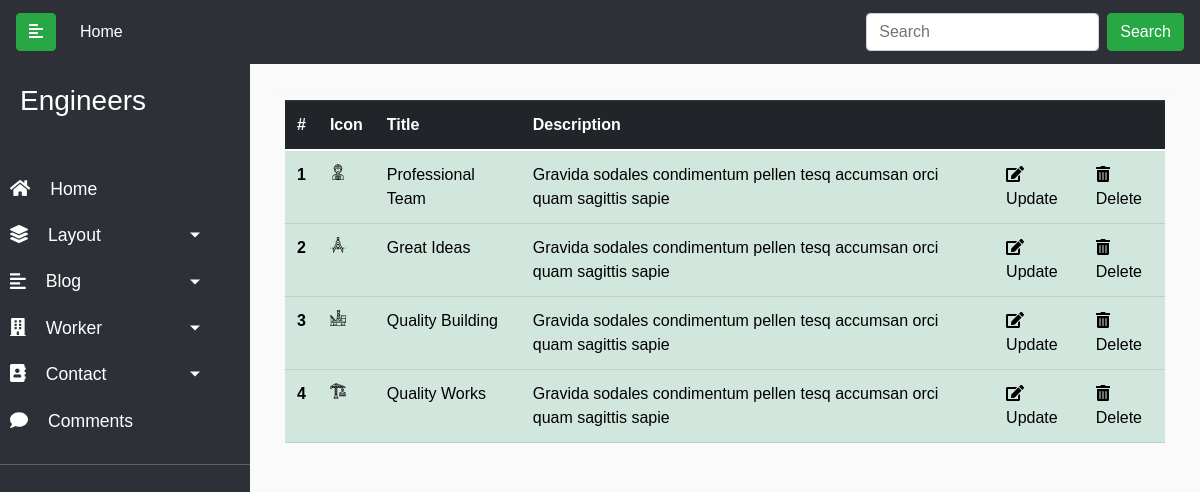
Page /admin/card on the committed database.
### engineers/models.py (models this page shows)
class Card(db.Model):
    id = db.Column(db.Integer, primary_key=True)
    icon = db.Column(db.String(20), nullable=True)
    title = db.Column(db.String(50), nullable=False)
    desc = db.Column(db.String(75), nullable=False)

### engineers/controllers.py (the view)
@app.route('/admin/card')
def card_info():
    card = Card.query.all()
    return render_template('admin/card.html', card=card)

### engineers/templates/admin/card.html
{% extends 'admin/base.html' %}
{% block content %}
<div class="container">
    <div class="row ">
      <div class="col">
        <table class="table table-success" >
            <thead class="thead-dark">
              <tr>
                <th scope="col">#</th>
                <th scope="col">Icon</th>
                <th scope="col">Title</th>
                <th scope="col">Description</th>
                <th scope="col"></th>
                <th scope="col"></th>
              </tr>
            </thead>
            <tbody>
               {% for card in card %}
              <tr>
                <th scope="row">{{card.id}}</th>
                <td><i class="{{card.icon}}"></i></td>
                <td>{{card.title}}</td>
                <td>{{card.desc}}</td>
                <td><a href="{{url_for('card_update', id=card.id)}}"  ><i class="fas fa-edit"></i>Update</a></td>
                <td><a href="{{url_for('card_delete', id=card.id)}}" onclick="return confirm('Are You Sure To Delete ?')"><i class="fas fa-trash-alt"></i>Delete</a></td>
              </tr>
              {% endfor %}
            </tbody>
          </table>
      </div>
    </div>
  </div>
</div>
{% endblock %}

### engineers/templates/admin/base.html (style rules this page uses)
body { font-family: 'Poppins', sans-serif; background: #fafafa; }
a, a:hover, a:focus { color: inherit; text-decoration: none; transition: all 0.3s; }

### rows in the picture
Card: id "1", title "Professional Team", desc "Gravida sodales condimentum pellen tesq accumsan orci quam sagittis sapie"
Card: id "2", title "Great Ideas", desc "Gravida sodales condimentum pellen tesq accumsan orci quam sagittis sapie"
Card: id "3", title "Quality Building", desc "Gravida sodales condimentum pellen tesq accumsan orci quam sagittis sapie"
Card: id "4", title "Quality Works", desc "Gravida sodales condimentum pellen tesq accumsan orci quam sagittis sapie"
